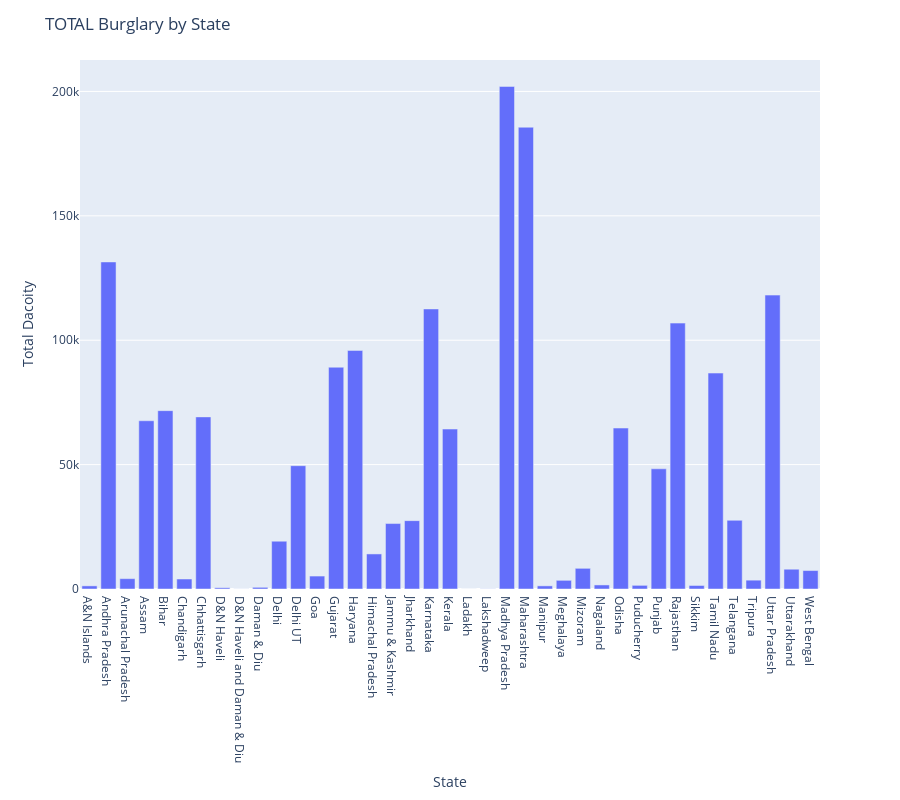

Notebook code cell kept with this figure:
### Code cell
import plotly.express as px


state_totals = cluster1.groupby('STATE')['TOTAL Burglary'].sum().reset_index()

fig = px.bar(state_totals, x='STATE', y='TOTAL Burglary', height=800)
fig.update_layout(title='TOTAL Burglary by State', xaxis_title='State', yaxis_title='Total Dacoity')
fig.show()

### Figure 1 — Plotly figure (JSON) as saved in the notebook; plotly's stock layout.template omitted (floating-point values rounded to 4 significant figures)
{"data": [{"alignmentgroup": "True", "hovertemplate": "STATE=%{x}<br>TOTAL Burglary=%{y}<extra></extra>", "legendgroup": "", "marker": {"color": "#636efa", "pattern": {"shape": ""}}, "name": "", "offsetgroup": "", "orientation": "v", "showlegend": false, "textposition": "auto", "type": "bar", "x": ["A&N Islands", "Andhra Pradesh", "Arunachal Pradesh", "Assam", "Bihar", "Chandigarh", "Chhattisgarh", "D&N Haveli", "D&N Haveli and Daman & Diu", "Daman & Diu", "Delhi", "Delhi UT", "Goa", "Gujarat", "Haryana", "Himachal Pradesh", "Jammu & Kashmir", "Jharkhand", "Karnataka", "Kerala", "Ladakh", "Lakshadweep", "Madhya Pradesh", "Maharashtra", "Manipur", "Meghalaya", "Mizoram", "Nagaland", "Odisha", "Puducherry", "Punjab", "Rajasthan", "Sikkim", "Tamil Nadu", "Telangana", "Tripura", "Uttar Pradesh", "Uttarakhand", "West Bengal"], "xaxis": "x", "y": [1251, 131464, 4154, 67628, 71688, 4019, 69181, 501, 24, 674, 19200, 49561, 5203, 89143, 95899, 14092, 26309, 27483, 112569, 64288, 6, 56, 202004, 185617, 1254, 3486, 8314, 1628, 64695, 1467, 48312, 106882, 1410, 86795, 27606, 3550, 118136, 7946, 7418], "yaxis": "y"}], "layout": {"barmode": "relative", "height": 800, "legend": {"tracegroupgap": 0}, "margin": {"t": 60}, "title": {"text": "TOTAL Burglary by State"}, "xaxis": {"anchor": "y", "domain": [0, 1], "title": {"text": "State"}}, "yaxis": {"anchor": "x", "domain": [0, 1], "title": {"text": "Total Dacoity"}}}}
